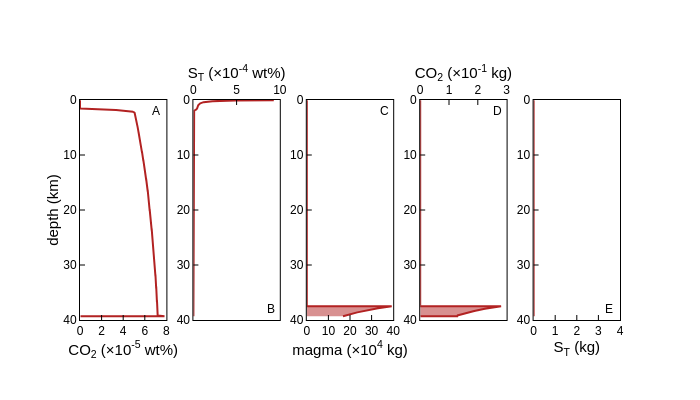

The notebook cell this image was saved under:
### Code cell
# plotting

fig = make_subplots(rows=1, cols=5, shared_xaxes=False, shared_yaxes=False, 
                    vertical_spacing=0.03, horizontal_spacing=0.05)

r = 1
df = degas_path
c=1
fig.add_trace((go.Scatter(mode="lines", x=df['wCO2g']*(100*1e5), y=df['depth (m)']/1000.,
                          line_color="firebrick", line_dash = "solid", line_width=2)), row = r, col = c)
fig.update_xaxes(range=(0,8),title="CO<sub>2</sub> (\u00D710<sup>-5</sub> wt%)",col=c)
c=2
fig.add_trace((go.Scatter(mode="lines", x=df['wSTg']*100*1e4, y=df['depth (m)']/1000.,
                          line_color="firebrick", line_dash = "solid", line_width=2)), row = r, col = c)
fig.update_xaxes(range=(0,10),title="S<sub>T</sub> (\u00D710<sup>-4</sub> wt%)",side='top',col=c)
c=3
fig.add_trace((go.Scatter(mode="lines", x=df['magma_mass_kg']*1e-4, y=df['depth (m)']/1000.,fill='tozerox',
                          line_color="firebrick", line_dash = "solid", line_width=2)), row = r, col = c)
fig.update_xaxes(range=(0,40),title="magma (\u00D710<sup>4</sub> kg)",col=c)
c=4
fig.add_trace((go.Scatter(mode="lines", x=df['CO2_mass_kg']*10., y=df['depth (m)']/1000.,fill='tozerox',
                          line_color="firebrick", line_dash = "solid", line_width=2)), row = r, col = c)
fig.update_xaxes(range=(0,3),title="CO<sub>2</sub> (\u00D710<sup>-1</sub> kg)",side='top',col=c)
c=5
fig.add_trace((go.Scatter(mode="lines", x=df['ST_mass_kg'], y=df['depth (m)']/1000.,fill='tozerox',
                          line_color="firebrick", line_dash = "solid", line_width=2)), row = r, col = c)
fig.update_xaxes(range=(0,4),title="S<sub>T</sub> (kg)",col=c)
fig.update_yaxes(range=(40,0))
fig.update_yaxes(title="depth (km)", col=1)

fig.update_layout(height=400, width=700, plot_bgcolor='rgb(255,255,255)' , showlegend = False)

fig.update_xaxes(showline=True, linewidth=1, linecolor='black', mirror=True, 
                 ticks="inside", ticklen=5, title_standoff = 0, tickcolor="black",
                 title_font=dict(size=15, family='Helvetica', color='black'), 
                 tickfont=dict(family='Helvetica', color='black', size=12))
fig.update_yaxes(showline=True, linewidth=1, linecolor='black', mirror=True, 
                 ticks="inside", ticklen=5, title_standoff = 0, tickcolor="black",
                title_font=dict(size=15, family='Helvetica', color='black'), 
                 tickfont=dict(family='Helvetica', color='black', size=12))

fig.add_annotation(x=7, y=2,text='A',row=r, col=1,showarrow=False)
fig.add_annotation(x=9, y=38,text='B',row=r, col=2,showarrow=False)
fig.add_annotation(x=36, y=2,text='C',row=r, col=3,showarrow=False)
fig.add_annotation(x=2.7, y=2,text='D',row=r, col=4,showarrow=False)
fig.add_annotation(x=3.5, y=38,text='E',row=r, col=5,showarrow=False)

fig.update_layout(font_family="Helvetica",font_color="black")

fig.show()
#fig.write_image("figure.png")

### Figure 1 — Plotly figure (JSON) as saved in the notebook; plotly's stock layout.template omitted (floating-point values rounded to 4 significant figures; data arrays with more than 128 entries replaced by an {"elided": "..."} marker saying what was removed)
{"data": [{"line": {"color": "firebrick", "dash": "solid", "width": 2}, "mode": "lines", "type": "scatter", "x": {"elided": "21239 float values"}, "xaxis": "x", "y": {"elided": "21239 float values"}, "yaxis": "y"}, {"line": {"color": "firebrick", "dash": "solid", "width": 2}, "mode": "lines", "type": "scatter", "x": {"elided": "21239 float values"}, "xaxis": "x2", "y": {"elided": "21239 float values"}, "yaxis": "y2"}, {"fill": "tozerox", "line": {"color": "firebrick", "dash": "solid", "width": 2}, "mode": "lines", "type": "scatter", "x": {"elided": "21239 float values"}, "xaxis": "x3", "y": {"elided": "21239 float values"}, "yaxis": "y3"}, {"fill": "tozerox", "line": {"color": "firebrick", "dash": "solid", "width": 2}, "mode": "lines", "type": "scatter", "x": {"elided": "21239 float values"}, "xaxis": "x4", "y": {"elided": "21239 float values"}, "yaxis": "y4"}, {"fill": "tozerox", "line": {"color": "firebrick", "dash": "solid", "width": 2}, "mode": "lines", "type": "scatter", "x": {"elided": "21239 float values"}, "xaxis": "x5", "y": {"elided": "21239 float values"}, "yaxis": "y5"}], "layout": {"annotations": [{"showarrow": false, "text": "A", "x": 7, "xref": "x", "y": 2, "yref": "y"}, {"showarrow": false, "text": "B", "x": 9, "xref": "x2", "y": 38, "yref": "y2"}, {"showarrow": false, "text": "C", "x": 36, "xref": "x3", "y": 2, "yref": "y3"}, {"showarrow": false, "text": "D", "x": 2.7, "xref": "x4", "y": 2, "yref": "y4"}, {"showarrow": false, "text": "E", "x": 3.5, "xref": "x5", "y": 38, "yref": "y5"}], "font": {"color": "black", "family": "Helvetica"}, "height": 400, "plot_bgcolor": "rgb(255,255,255)", "showlegend": false, "width": 700, "xaxis": {"anchor": "y", "domain": [0, 0.16], "linecolor": "black", "linewidth": 1, "mirror": true, "range": [0, 8], "showline": true, "tickcolor": "black", "tickfont": {"color": "black", "family": "Helvetica", "size": 12}, "ticklen": 5, "ticks": "inside", "title": {"font": {"color": "black", "family": "Helvetica", "size": 15}, "standoff": 0, "text": "CO<sub>2</sub> (×10<sup>-5</sub> wt%)"}}, "xaxis2": {"anchor": "y2", "domain": [0.21, 0.37], "linecolor": "black", "linewidth": 1, "mirror": true, "range": [0, 10], "showline": true, "side": "top", "tickcolor": "black", "tickfont": {"color": "black", "family": "Helvetica", "size": 12}, "ticklen": 5, "ticks": "inside", "title": {"font": {"color": "black", "family": "Helvetica", "size": 15}, "standoff": 0, "text": "S<sub>T</sub> (×10<sup>-4</sub> wt%)"}}, "xaxis3": {"anchor": "y3", "domain": [0.42, 0.58], "linecolor": "black", "linewidth": 1, "mirror": true, "range": [0, 40], "showline": true, "tickcolor": "black", "tickfont": {"color": "black", "family": "Helvetica", "size": 12}, "ticklen": 5, "ticks": "inside", "title": {"font": {"color": "black", "family": "Helvetica", "size": 15}, "standoff": 0, "text": "magma (×10<sup>4</sub> kg)"}}, "xaxis4": {"anchor": "y4", "domain": [0.63, 0.79], "linecolor": "black", "linewidth": 1, "mirror": true, "range": [0, 3], "showline": true, "side": "top", "tickcolor": "black", "tickfont": {"color": "black", "family": "Helvetica", "size": 12}, "ticklen": 5, "ticks": "inside", "title": {"font": {"color": "black", "family": "Helvetica", "size": 15}, "standoff": 0, "text": "CO<sub>2</sub> (×10<sup>-1</sub> kg)"}}, "xaxis5": {"anchor": "y5", "domain": [0.84, 1], "linecolor": "black", "linewidth": 1, "mirror": true, "range": [0, 4], "showline": true, "tickcolor": "black", "tickfont": {"color": "black", "family": "Helvetica", "size": 12}, "ticklen": 5, "ticks": "inside", "title": {"font": {"color": "black", "family": "Helvetica", "size": 15}, "standoff": 0, "text": "S<sub>T</sub> (kg)"}}, "yaxis": {"anchor": "x", "domain": [0, 1], "linecolor": "black", "linewidth": 1, "mirror": true, "range": [40, 0], "showline": true, "tickcolor": "black", "tickfont": {"color": "black", "family": "Helvetica", "size": 12}, "ticklen": 5, "ticks": "inside", "title": {"font": {"color": "black", "family": "Helvetica", "size": 15}, "standoff": 0, "text": "depth (km)"}}, "yaxis2": {"anchor": "x2", "domain": [0, 1], "linecolor": "black", "linewidth": 1, "mirror": true, "range": [40, 0], "showline": true, "tickcolor": "black", "tickfont": {"color": "black", "family": "Helvetica", "size": 12}, "ticklen": 5, "ticks": "inside", "title": {"font": {"color": "black", "family": "Helvetica", "size": 15}, "standoff": 0}}, "yaxis3": {"anchor": "x3", "domain": [0, 1], "linecolor": "black", "linewidth": 1, "mirror": true, "range": [40, 0], "showline": true, "tickcolor": "black", "tickfont": {"color": "black", "family": "Helvetica", "size": 12}, "ticklen": 5, "ticks": "inside", "title": {"font": {"color": "black", "family": "Helvetica", "size": 15}, "standoff": 0}}, "yaxis4": {"anchor": "x4", "domain": [0, 1], "linecolor": "black", "linewidth": 1, "mirror": true, "range": [40, 0], "showline": true, "tickcolor": "black", "tickfont": {"color": "black", "family": "Helvetica", "size": 12}, "ticklen": 5, "ticks": "inside", "title": {"font": {"color": "black", "family": "Helvetica", "size": 15}, "standoff": 0}}, "yaxis5": {"anchor": "x5", "domain": [0, 1], "linecolor": "black", "linewidth": 1, "mirror": true, "range": [40, 0], "showline": true, "tickcolor": "black", "tickfont": {"color": "black", "family": "Helvetica", "size": 12}, "ticklen": 5, "ticks": "inside", "title": {"font": {"color": "black", "family": "Helvetica", "size": 15}, "standoff": 0}}}}
